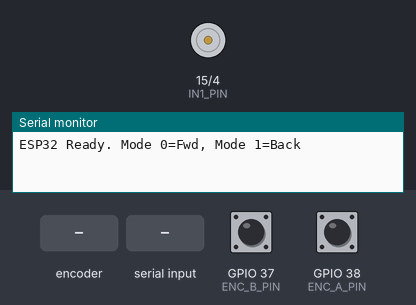
The sketch below on a simulated ESP32. Parts: motor-driver pin pairs drawn as motors (green arrow = first pin HIGH = forward, orange = second pin HIGH = backward, longer = more drive), the last lines printed to the serial monitor. The inputs (shaded band) are chosen by the test bench; at power-on: GPIO 37 (ENC_B_PIN) HIGH, GPIO 38 (ENC_A_PIN) HIGH.

Above: at 1.2 s.
1.3 s: rotary encoder on GPIO 38 (ENC_A_PIN) / GPIO 37 (ENC_B_PIN) turned 3 steps (first pin leading)
4.3 s: "forwards\n" received over the second serial link
5.8 s: "backwards\n" received over the second serial link
At 6.9 s:
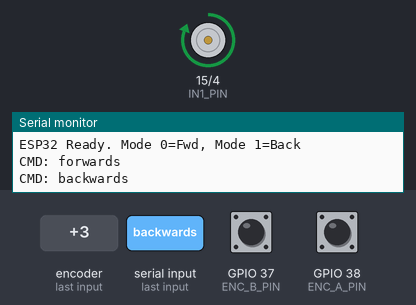
Timing chart, 0 to 8.8 s (numbered marks = the images above; inputs shaded):
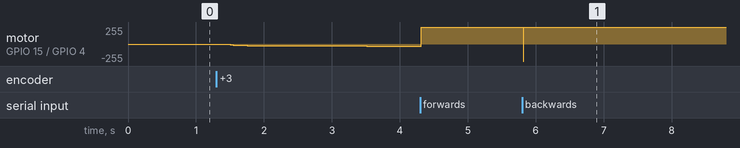

The sketch:

ComponentIntegration.ino
```cpp
#include <Arduino.h>
#include <HardwareSerial.h>

// --- UART PINS (Serial1) ---
#define STM_RX_PIN 17
#define STM_TX_PIN 18
#define STM_UART_BAUD 115200

// --- MOTOR PINS ---
const int IN1_PIN = 15;
const int IN2_PIN = 4;
const int ENC_A_PIN = 38;
const int ENC_B_PIN = 37;

// --- MATH & CONSTANTS ---
const float COUNTS_PER_REV = 800;
const int PWM_FREQ = 20000;
const int PWM_RES = 8;

// --- PID Data Structure ---
struct PID_Data {
  float Kp;
  float Ki;
  float Kd;
  float MODE;
};

// --- GLOBAL VARIABLES ---
PID_Data my_pid = { 4.0, 0.5, 0.01, 0.0 };

// UART Buffers
char command_buffer[256];
int buffer_index = 0;

// Motor Control Globals
volatile long encoderCount = 0;
float targetRotations = 0;
unsigned long lastTime = 0;
float prevError = 0;
float integral = 0;

// --- ISR (Encoder Counting) ---
void IRAM_ATTR readEncoder() {
  int bState = digitalRead(ENC_B_PIN);
  if (digitalRead(ENC_A_PIN) == HIGH) {
    if (bState == LOW) encoderCount++;
    else encoderCount--;
  } else {
    if (bState == HIGH) encoderCount++;
    else encoderCount--;
  }
}

// --- MOTOR HELPER ---
void setMotor(int pwmVal) {
  if (pwmVal > 255) pwmVal = 255;
  if (pwmVal < -255) pwmVal = -255;
  if (abs(pwmVal) < 10) pwmVal = 0;

  if (pwmVal > 0) {
    ledcWrite(IN1_PIN, pwmVal);
    ledcWrite(IN2_PIN, 0);
  } else if (pwmVal < 0) {
    ledcWrite(IN1_PIN, 0);
    ledcWrite(IN2_PIN, abs(pwmVal));
  } else {
    ledcWrite(IN1_PIN, 0);
    ledcWrite(IN2_PIN, 0);
  }
}

// --- SETUP ---
void setup() {
  Serial.begin(115200);

  // Hardware UART (Serial1)
  Serial1.begin(STM_UART_BAUD, SERIAL_8N1, STM_RX_PIN, STM_TX_PIN);

  // Motor & Encoder
  pinMode(IN1_PIN, OUTPUT); pinMode(IN2_PIN, OUTPUT);
  digitalWrite(IN1_PIN, LOW); digitalWrite(IN2_PIN, LOW);
  pinMode(ENC_A_PIN, INPUT_PULLUP); pinMode(ENC_B_PIN, INPUT_PULLUP);
  attachInterrupt(digitalPinToInterrupt(ENC_A_PIN), readEncoder, CHANGE);

  // PWM
  ledcAttach(IN1_PIN, PWM_FREQ, PWM_RES);
  ledcAttach(IN2_PIN, PWM_FREQ, PWM_RES);

  targetRotations = 0;
  encoderCount = 0;

  Serial.println("ESP32 Ready. Mode 0=Fwd, Mode 1=Back");

  while(Serial1.available() > 0) { char t = Serial1.read(); }
  lastTime = millis();
}

/**
 * @brief Processes a complete command string
 */
void process_command(char* command) {
  Serial.print("CMD: "); Serial.println(command);

  // --- 1. Handle Manual MOVEMENT Strings ---
  if (strncmp(command, "forwards", 8) == 0) {
    my_pid.MODE = 0.0; // Update Mode Variable
    targetRotations += 1.5;
    Serial1.print("OK: Forwards (Mode set to 0)\n");
  }
  else if (strncmp(command, "backwards", 9) == 0) {
    my_pid.MODE = 1.0; // Update Mode Variable
    targetRotations -= 1.5;
    Serial1.print("OK: Backwards (Mode set to 1)\n");
  }

  // --- 2. Handle GET_PID ---
  else if (strncmp(command, "GET_PID", 7) == 0) {
    char response_str[100];
    snprintf(response_str, 100, "Kp:%.2f, Ki:%.2f, Kd:%.2f, Mode:%.2f\n",
             my_pid.Kp, my_pid.Ki, my_pid.Kd, my_pid.MODE);
    Serial1.print(response_str);
  }

  // --- 3. Handle SET_PID_DATA (Update Params AND Move) ---
  else if (strncmp(command, "SET_PID_DATA ", 13) == 0) {
    char* data_str = command + 13;

    // Parse 4 floats directly into global struct
    int items_parsed = sscanf(data_str, "%f,%f,%f,%f",
                              &my_pid.Kp, &my_pid.Ki, &my_pid.Kd, &my_pid.MODE);

    if (items_parsed == 4) {
      // Reset Integral to prevent jumps with new params
      integral = 0;

      // Determine Direction based on the NEW Mode
      int direction = (int)my_pid.MODE;

      if (direction == 0) {
        targetRotations += 1.5; // Move Forwards with NEW PID
        Serial1.print("OK: PID Updated, Mode=0, Moving FWD\n");
      }
      else if (direction == 1) {
        targetRotations -= 1.5; // Move Backwards with NEW PID
        Serial1.print("OK: PID Updated, Mode=1, Moving BCK\n");
      }
      else {
        Serial1.print("OK: PID Updated (No Move)\n");
      }
    } else {
      Serial1.print("E_PARSE_ERROR\n");
    }
  }
  else if (strncmp(command, "hello", 5) == 0) {
    Serial1.print("Hi from ESP32!\n");
  }
  else {
    Serial1.print("UNKNOWN_COMMAND\n");
  }
}

void loop() {
  // ==========================================
  // 1. UART LISTENER
  // ==========================================
  if (Serial1.available() > 0) {
    char received_byte = Serial1.read();

    if (received_byte == '\n') {
      command_buffer[buffer_index] = '\0';
      if (buffer_index > 0) {
        if (command_buffer[buffer_index-1] == '\r') command_buffer[buffer_index-1] = '\0';
        process_command(command_buffer);
      }
      buffer_index = 0;
    }
    else if (received_byte != '\r' && buffer_index < 255) {
      command_buffer[buffer_index++] = received_byte;
    }
  }

  // ==========================================
  // 2. PID LOOP (Uses current my_pid values)
  // ==========================================
  unsigned long now = millis();
  if (now - lastTime >= 10) {
    float dt = (now - lastTime) / 1000.0;
    lastTime = now;

    long targetCounts = (long)(targetRotations * COUNTS_PER_REV);
    long error = targetCounts - encoderCount;

    // Uses the global my_pid struct which might have just changed
    float P = my_pid.Kp * error;
    integral += error * dt;
    float I = my_pid.Ki * integral;
    float D = my_pid.Kd * (error - prevError) / dt;
    prevError = error;

    setMotor((int)(P + I + D));
  }
}
```

Measured:
- after the input at 5.8 s, motor on GPIO 15 (IN1_PIN) / GPIO 4 (IN2_PIN): forward 255/255 → backward 255/255 at once, → forward 255/255 0.01 s later
